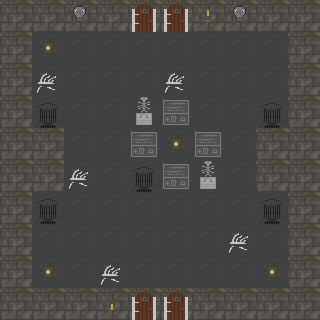

A 2D game scene composited from a Tiled map and its tileset images. What follows is a short description and the map's XML, with each tile layer's data collapsed to a summary:
An orthogonal 10x10 tile map with 32x32 px tiles, 13 tile layers (floor, floor detail, walls, wall detail, ...) and 8 objects (chest_opener, chest, blockSwitch).

<map version="1.0" orientation="orthogonal" width="10" height="10" tilewidth="32" tileheight="32">
 <properties>
  <property name="AmbientLight" value="0" />
  <property name="LightColor" value="0,0,0,2" />
  <property name="StartX" value="4" />
  <property name="StartY" value="1" />
  <property name="TileHeight" value="32" />
  <property name="TileWidth" value="32" />
 </properties>
 <tileset firstgid="1" name="Cavetileset" tilewidth="32" tileheight="32" spacing="2">
  <image source="Cavetileset.png" width="200" height="200" />
 </tileset>
 <layer name="floor" width="10" height="10">
  <properties>
   <property name="collide" value="false" />
  </properties>
  <data>[100 cells, 100 non-empty, 1 distinct tile ids]</data>
 </layer>
 <layer name="floor detail" width="10" height="10">
  <properties>
   <property name="collide" value="false" />
  </properties>
  <data>[100 cells, 5 non-empty, 1 distinct tile ids]</data>
 </layer>
 <layer name="walls" width="10" height="10">
  <properties>
   <property name="collide" value="true" />
  </properties>
  <data>[100 cells, 30 non-empty, 2 distinct tile ids]</data>
 </layer>
 <layer name="wall detail" width="10" height="10">
  <properties>
   <property name="collide" value="false" />
  </properties>
  <data>[100 cells, 2 non-empty, 1 distinct tile ids]</data>
 </layer>
 <layer name="chests" width="10" height="10">
  <properties>
   <property name="collide" value="true" />
  </properties>
  <data>[100 cells, 0 non-empty, 0 distinct tile ids]</data>
 </layer>
 <layer name="switches" width="10" height="10">
  <properties>
   <property name="collide" value="false" />
  </properties>
  <data>[100 cells, 6 non-empty, 3 distinct tile ids]</data>
 </layer>
 <layer name="below door" width="10" height="10">
  <properties>
   <property name="cast_shadow" value="true" />
   <property name="collide" value="false" />
  </properties>
  <data>[100 cells, 8 non-empty, 1 distinct tile ids]</data>
 </layer>
 <layer name="doors" width="10" height="10">
  <properties>
   <property name="collide" value="true" />
  </properties>
  <data>[100 cells, 8 non-empty, 1 distinct tile ids]</data>
 </layer>
 <layer name="movable blocks" width="10" height="10">
  <properties>
   <property name="collide" value="true" />
   <property name="friction" value="5" />
   <property name="moveable" value="true" />
  </properties>
  <data>[100 cells, 5 non-empty, 2 distinct tile ids]</data>
 </layer>
 <layer name="Characters" width="10" height="10">
  <properties>
   <property name="collide" value="false" />
  </properties>
  <data>[100 cells, 0 non-empty, 0 distinct tile ids]</data>
 </layer>
 <layer name="hidden passages" width="10" height="10">
  <properties>
   <property name="cast_shadow" value="true" />
   <property name="collide" value="false" />
  </properties>
  <data>[100 cells, 8 non-empty, 1 distinct tile ids]</data>
 </layer>
 <layer name="Lights" width="10" height="10">
  <properties>
   <property name="collide" value="false" />
  </properties>
  <data>[100 cells, 0 non-empty, 0 distinct tile ids]</data>
 </layer>
 <layer name="light sources" width="10" height="10">
  <properties>
   <property name="collide" value="true" />
  </properties>
  <data>[100 cells, 4 non-empty, 1 distinct tile ids]</data>
 </layer>
 <objectgroup name="Objects" width="10" height="10">
  <object x="224" y="64" width="96" height="96">
   <properties>
    <property name="LightColor" value="1, .5, 0, 1" />
    <property name="type" value="MapLight" />
   </properties>
   <ellipse />
  </object>
  <object name="chest_opener" x="224" y="32" width="64" height="32">
   <properties>
    <property name="add_coin" value="100" />
    <property name="call_order" value="0" />
    <property name="disable_object" value="chest_opener" />
    <property name="display_text" value="Awsome! I found some clams!" />
    <property name="enabled" value="false" />
    <property name="interaction_type" value="player" />
    <property name="open_door" value="chest" />
    <property name="type" value="Interaction" />
   </properties>
  </object>
  <object name="chest" x="256" y="32" width="32" height="32">
   <properties>
    <property name="closed" value="17" />
    <property name="opened" value="16" />
    <property name="type" value="Door" />
   </properties>
  </object>
  <object name="blockSwitch" x="160" y="128" width="32" height="32">
   <properties>
    <property name="disable_object" value="blockSwitch" />
    <property name="display_text" value="blocks! Hooray!!" />
    <property name="enable_object" value="chest_opener" />
    <property name="interaction_type" value="block" />
    <property name="type" value="Interaction" />
   </properties>
  </object>
  <object x="221" y="162" width="96" height="96">
   <properties>
    <property name="LightColor" value="1, .5, 0, 1" />
    <property name="type" value="MapLight" />
   </properties>
   <ellipse />
  </object>
  <object x="3" y="64" width="96" height="96">
   <properties>
    <property name="LightColor" value="1, .5, 0, 1" />
    <property name="type" value="MapLight" />
   </properties>
   <ellipse />
  </object>
  <object x="0" y="162" width="96" height="96">
   <properties>
    <property name="LightColor" value="1, .5, 0, 1" />
    <property name="type" value="MapLight" />
   </properties>
   <ellipse />
  </object>
  <object gid="8" x="99" y="102">
   <properties>
    <property name="enemy_type" value="NudeDude" />
    <property name="type" value="Enemy" />
   </properties>
  </object>
 </objectgroup>
</map>
